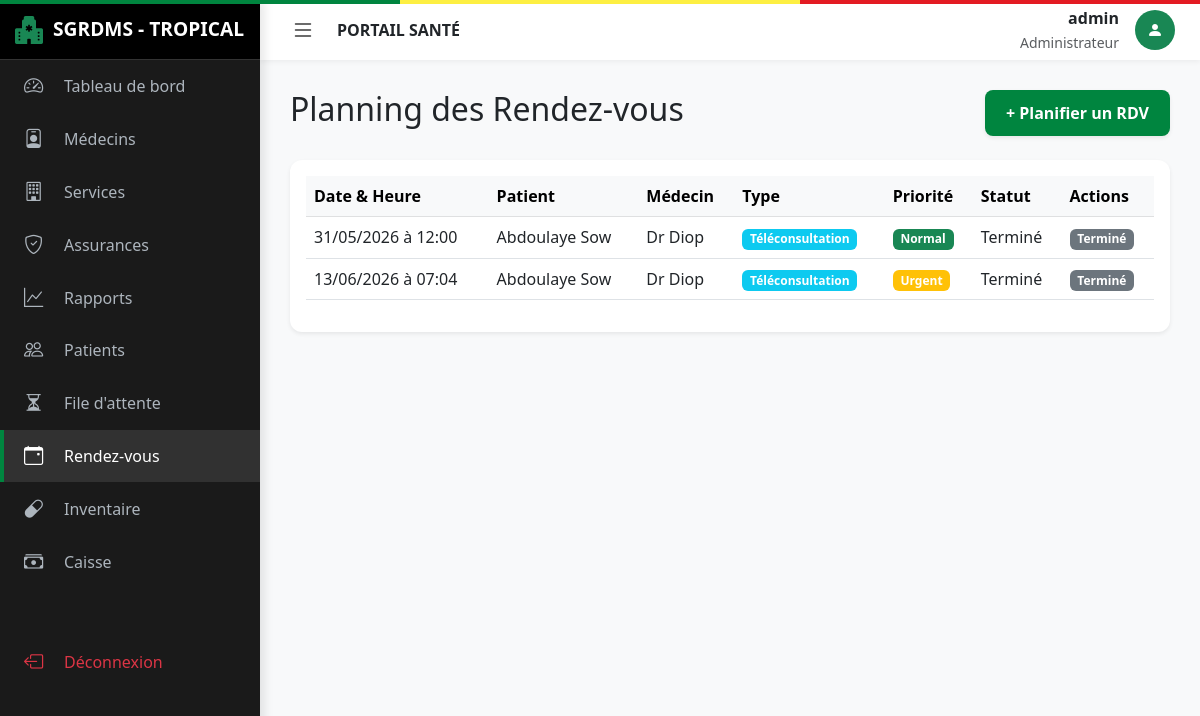
The page /rdvs (signed in) on the database its author committed.
### app/models.py (models this page shows)
class Utilisateur(db.Model, UserMixin):
    id = db.Column(db.Integer, primary_key=True)
    username = db.Column(db.String(50), unique=True, nullable=False)
    password = db.Column(db.String(100), nullable=False)
    role = db.Column(db.String(20), nullable=False) # Admin, Medecin, Patient, Pharmacien, Receptionniste
    date_creation = db.Column(db.DateTime, default=datetime.utcnow)
    patient_id = db.Column(db.Integer, db.ForeignKey('patient.id'), nullable=True)
    patient = db.relationship('Patient', backref='user', uselist=False)
    medecin_id = db.Column(db.Integer, db.ForeignKey('medecin.id'), nullable=True)
    medecin = db.relationship('Medecin', backref='user', uselist=False)

class RendezVous(db.Model):
    id = db.Column(db.Integer, primary_key=True)
    date_rdv = db.Column(db.Date, nullable=False)
    heure_rdv = db.Column(db.Time, nullable=False)
    statut = db.Column(db.String(20), default='Programmé') # Programmé, Annulé, Terminé, Urgence
    type_rdv = db.Column(db.String(20), default='Présentiel') # Présentiel, Téléconsultation
    priorite = db.Column(db.Integer, default=1)
    degre_urgence = db.Column(db.String(20), default='Normal') # Normal, Moyen, Critique (Triage)
    patient_id = db.Column(db.Integer, db.ForeignKey('patient.id'), nullable=False)
    medecin_id = db.Column(db.Integer, db.ForeignKey('medecin.id'), nullable=False)
    service_id = db.Column(db.Integer, db.ForeignKey('service.id'), nullable=True)
    centre_id = db.Column(db.Integer, db.ForeignKey('centre.id'), nullable=True)
    consultation = db.relationship('Consultation', backref='rdv', uselist=False)

class Patient(db.Model):
    id = db.Column(db.Integer, primary_key=True)
    nom = db.Column(db.String(50), nullable=False)
    prenom = db.Column(db.String(50), nullable=False)
    date_naissance = db.Column(db.Date, nullable=False)
    sexe = db.Column(db.String(10))
    adresse = db.Column(db.String(200))
    telephone = db.Column(db.String(20))
    email = db.Column(db.String(120))
    centre_id = db.Column(db.Integer, db.ForeignKey('centre.id'), nullable=True)
    assurance_id = db.Column(db.Integer, db.ForeignKey('assurance.id'), nullable=True)
    assurance = db.relationship('Assurance', backref='patients')
    dossier = db.relationship('DossierMedical', backref='patient', uselist=False)
    rdvs = db.relationship('RendezVous', backref='patient', lazy=True)
    file_attente = db.relationship('FileAttente', backref='patient', lazy=True)

class Medecin(db.Model):
    id = db.Column(db.Integer, primary_key=True)
    nom = db.Column(db.String(50), nullable=False)
    prenom = db.Column(db.String(50), nullable=False)
    specialite = db.Column(db.String(100))
    telephone = db.Column(db.String(20))
    teleconsult_active = db.Column(db.Boolean, default=False)
    service_id = db.Column(db.Integer, db.ForeignKey('service.id'), nullable=False)
    centre_id = db.Column(db.Integer, db.ForeignKey('centre.id'), nullable=True)
    rdvs = db.relationship('RendezVous', backref='medecin', lazy=True)
    dispos = db.relationship('Disponibilite', backref='medecin', lazy=True)

### app/routes.py (the view)
@main.route("/rdvs")
@login_required
def list_rdvs():
    if current_user.role == 'Pharmacien': return redirect(url_for('main.dashboard'))
    if current_user.role == 'Patient': rdvs = RendezVous.query.filter_by(patient_id=current_user.patient_id).all()
    elif current_user.role == 'Medecin': rdvs = RendezVous.query.filter_by(medecin_id=current_user.medecin_id).all()
    else: rdvs = RendezVous.query.all()
    return render_template('rdvs.html', rdvs=rdvs)

### app/__init__.py (called while the page is built)
def create_app(config_class=Config):
    app = Flask(__name__)
    app.config.from_object(Config)
    db.init_app(app)
    bcrypt.init_app(app)
    login_manager.init_app(app)
    from app.routes import main
    app.register_blueprint(main)
    @app.context_processor
    def inject_now():
        from datetime import datetime
        return {'datetime': datetime}
    return app

### app/models.py (called while the page is built)
@login_manager.user_loader
def load_user(user_id):
    return Utilisateur.query.get(int(user_id))

### app/templates/rdvs.html (shortened to what this page needs)
{% extends "base.html" %}
{% block content %}
<div class="d-flex justify-content-between align-items-center mb-4">
    <h2>Planning des Rendez-vous</h2>
    <a href="{{ url_for('main.nouveau_rdv') }}" class="btn btn-senegal shadow-sm">+ Planifier un RDV</a>
</div>
<div class="card shadow-sm border-0">
    <div class="card-body">
        <table class="table table-hover">
            <thead class="table-light">
                <tr>
                    <th>Date & Heure</th>
                    <th>Patient</th>
                    <th>Médecin</th>
                    <th>Type</th>
                    <th>Priorité</th>
                    <th>Statut</th>
                    <th>Actions</th>
                </tr>
            </thead>
            <tbody>
                {% for rdv in rdvs %}
                <tr>
                    <td>{{ rdv.date_rdv.strftime('%d/%m/%Y') }} à {{ rdv.heure_rdv.strftime('%H:%M') }}</td>
                    <td>{{ rdv.patient.prenom }} {{ rdv.patient.nom }}</td>
                    <td>Dr {{ rdv.medecin.nom }}</td>
                    <td>
                        <span class="badge {{ 'bg-info' if rdv.type_rdv == 'Téléconsultation' else 'bg-secondary' }}">
                            {{ rdv.type_rdv }}
                        </span>
                    </td>
                    <td>
                        {% if rdv.priorite == 3 %}
                            <span class="badge bg-danger">Urgence Vitale</span>
                        {% elif rdv.priorite == 2 %}
                            <span class="badge bg-warning">Urgent</span>
                        {% else %}
                            <span class="badge bg-success">Normal</span>
                        {% endif %}
                    </td>
                    <td>{{ rdv.statut }}</td>
                    <td>
                        {% if rdv.statut == 'Programmé' %}
                            {% if current_user.role == 'Medecin' or current_user.role == 'Administrateur' %}
                                <a href="{{ url_for('main.nouvelle_consultation', rdv_id=rdv.id) }}" class="btn btn-sm btn-success">Consulter</a>
                            {% endif %}
                            {% if rdv.type_rdv == 'Téléconsultation' %}
                                <a href="https://meet.jit.si/SGRDMS-Tropical-{{ rdv.id }}" target="_blank" class="btn btn-sm btn-info text-white">Vidéo-conférence</a>
                            {% endif %}
                            <a href="#" class="btn btn-sm btn-outline-danger">Annuler</a>
                        {% elif rdv.statut == 'Terminé' %}
                            <span class="badge bg-secondary">Terminé</span>
                        {% endif %}
                    </td>
                </tr>
                {% else %}
                <tr>
                    <td colspan="7" class="text-center text-muted">Aucun rendez-vous planifié.</td>
                </tr>
                {% endfor %}
            </tbody>
        </table>
    </div>
</div>
{% endblock %}

### app/templates/base.html (shortened to what this page needs)
<!DOCTYPE html>
<html lang="fr">
<head>
    <link href="https://cdn.jsdelivr.net/npm/bootstrap@5.3.0/dist/css/bootstrap.min.css" rel="stylesheet">
    <link rel="stylesheet" href="https://cdn.jsdelivr.net/npm/bootstrap-icons@1.11.0/font/bootstrap-icons.css">
</head>
<body>
    {% if current_user.is_authenticated %}
    <div id="sidebar">
        <div class="sidebar-header">
            <i class="bi bi-hospital-fill text-success fs-3"></i>
            <span class="logo-text">SGRDMS - TROPICAL</span>
        </div>
            <a href="{{ url_for('main.dashboard') }}" class="menu-item {{ 'active' if request.endpoint == 'main.dashboard' }}">
                <i class="bi bi-speedometer2"></i>
                <span class="menu-text">Tableau de bord</span>
            </a>
            {% if current_user.role == 'Administrateur' %}
            <a href="{{ url_for('main.list_medecins') }}" class="menu-item {{ 'active' if request.endpoint == 'main.list_medecins' }}">
                <i class="bi bi-person-badge"></i>
                <span class="menu-text">Médecins</span>
            </a>
            <a href="{{ url_for('main.list_services') }}" class="menu-item {{ 'active' if request.endpoint == 'main.list_services' }}">
                <i class="bi bi-building"></i>
                <span class="menu-text">Services</span>
            </a>
            <a href="{{ url_for('main.list_assurances') }}" class="menu-item {{ 'active' if request.endpoint == 'main.list_assurances' }}">
                <i class="bi bi-shield-check"></i>
                <span class="menu-text">Assurances</span>
            </a>
            <a href="{{ url_for('main.rapports') }}" class="menu-item {{ 'active' if request.endpoint == 'main.rapports' }}">
                <i class="bi bi-graph-up"></i>
                <span class="menu-text">Rapports</span>
            </a>
            {% endif %}
            {% if current_user.role in ['Administrateur', 'Receptionniste', 'Medecin'] %}
            <a href="{{ url_for('main.list_patients') }}" class="menu-item {{ 'active' if request.endpoint == 'main.list_patients' }}">
                <i class="bi bi-people"></i>
                <span class="menu-text">Patients</span>
            </a>
            {% endif %}
            {% if current_user.role in ['Administrateur', 'Receptionniste'] %}
            <a href="{{ url_for('main.file_attente') }}" class="menu-item {{ 'active' if request.endpoint == 'main.file_attente' }}">
                <i class="bi bi-hourglass-split"></i>
                <span class="menu-text">File d'attente</span>
            </a>
            {% endif %}
            {% if current_user.role not in ['Pharmacien', 'Caissier'] %}
            <a href="{{ url_for('main.list_rdvs') }}" class="menu-item {{ 'active' if request.endpoint == 'main.list_rdvs' }}">
                <i class="bi bi-calendar-event"></i>
                <span class="menu-text">Rendez-vous</span>
            </a>
            {% endif %}
            {% if current_user.role == 'Pharmacien' or current_user.role == 'Administrateur' %}
            <a href="{{ url_for('main.pharmacie_inventaire') }}" class="menu-item {{ 'active' if request.endpoint == 'main.pharmacie_inventaire' }}">
                <i class="bi bi-capsule"></i>
                <span class="menu-text">Inventaire</span>
            </a>
            {% endif %}
            {% if current_user.role in ['Caissier', 'Administrateur'] %}
            <a href="{{ url_for('main.caisse_factures') }}" class="menu-item {{ 'active' if request.endpoint == 'main.caisse_factures' }}">
                <i class="bi bi-cash-stack"></i>
                <span class="menu-text">Caisse</span>
            </a>
            {% endif %}
            <div class="mt-auto pt-5">
                <a href="{{ url_for('main.logout') }}" class="menu-item text-danger">
                    <i class="bi bi-box-arrow-left"></i>
                    <span class="menu-text">Déconnexion</span>
                </a>
            </div>
        </div>
    <div id="main-wrapper">
        <header class="top-navbar">
            <button class="toggle-btn" id="sidebarToggle">
                <i class="bi bi-list"></i>
            </button>
            <div class="ms-3 fw-bold text-uppercase d-none d-md-block">
                {{ title if title else "Portail Santé" }}
            </div>
            <div class="ms-auto d-flex align-items-center">
                <div class="text-end me-3 d-none d-sm-block">
                    <div class="fw-bold">{{ current_user.username }}</div>
                    <small class="text-muted">{{ current_user.role }}</small>
                </div>
                <div class="rounded-circle bg-success text-white d-flex align-items-center justify-content-center" style="width: 40px; height: 40px;">
                    <i class="bi bi-person-fill"></i>
                </div>
            </div>
        </header>
        <main class="content-area">
            {% block content %}{% endblock %}
        </main>
    </div>
    {% else %}
    <div class="content-area p-0">
        {% block auth_content %}{% endblock %}
    </div>
    {% endif %}
</body>
</html>

### app/templates/base.html (style rules this page uses)
:root { --sn-green: #00853f; --sn-yellow: #fdef42; --sn-red: #e31b23; --sidebar-width: 260px; --sidebar-collapsed-width: 70px; --top-nav-height: 60px; --bg-light: #f8f9fa; }
body { background-color: var(--bg-light); overflow-x: hidden; font-family: 'Segoe UI', Tahoma, Geneva, Verdana, sans-serif; }
#sidebar { width: var(--sidebar-width); height: 100vh; position: fixed; left: 0; top: 0; z-index: 1000; background: #1a1a1a; color: white; transition: all 0.3s ease; box-shadow: 4px 0 10px rgba(0,0,0,0.1); }
.sidebar-header { height: var(--top-nav-height); display: flex; align-items: center; padding: 0 15px; border-bottom: 1px solid #333; background: #000; }
.sidebar-header .logo-text { white-space: nowrap; overflow: hidden; font-weight: bold; font-size: 1.2rem; margin-left: 10px; transition: opacity 0.2s; }
.menu-item { padding: 12px 20px; display: flex; align-items: center; color: #adb5bd; text-decoration: none; transition: all 0.2s; border-left: 4px solid transparent; }
.menu-item.active { color: white; background: rgba(255,255,255,0.1); border-left: 4px solid var(--sn-green); }
.menu-item i { font-size: 1.2rem; min-width: 30px; }
.menu-text { margin-left: 10px; white-space: nowrap; transition: opacity 0.2s; }
#main-wrapper { margin-left: var(--sidebar-width); transition: all 0.3s ease; min-height: 100vh; display: flex; flex-direction: column; }
.top-navbar { height: var(--top-nav-height); background: white; display: flex; align-items: center; padding: 0 25px; box-shadow: 0 2px 5px rgba(0,0,0,0.05); position: sticky; top: 0; z-index: 999; }
.toggle-btn { background: none; border: none; font-size: 1.5rem; cursor: pointer; color: #333; }
.content-area { padding: 30px; flex-grow: 1; }
.card { border: none; border-radius: 12px; box-shadow: 0 5px 15px rgba(0,0,0,0.05); transition: transform 0.2s; }
.btn-senegal { background-color: var(--sn-green); color: white; border-radius: 8px; padding: 10px 20px; font-weight: 600; }

### rows shown on the page
Utilisateur: username "admin", role "Administrateur"
RendezVous: date_rdv "31/05/2026", heure_rdv "12:00", patient.prenom "Abdoulaye", patient.nom "Sow", medecin.nom "Diop", type_rdv "Téléconsultation", priorite "Normal", statut "Terminé"
RendezVous: date_rdv "13/06/2026", heure_rdv "07:04", patient.prenom "Abdoulaye", patient.nom "Sow", medecin.nom "Diop", type_rdv "Téléconsultation", priorite "Urgent", statut "Terminé"

### other values the page prints
{{ title if title else "Portail Santé" }} "PORTAIL SANTÉ"
